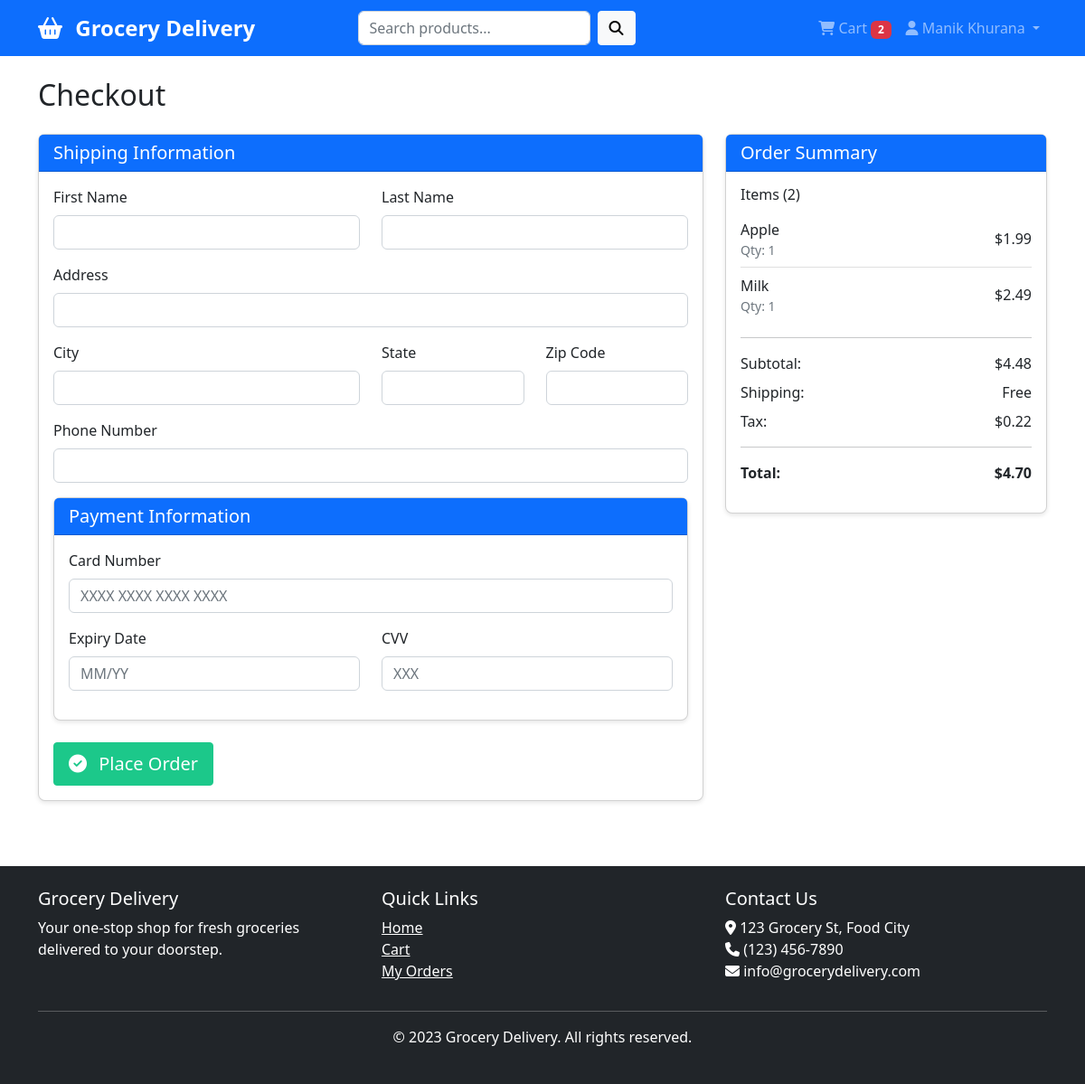
The page /checkout (signed in) on the database its author committed.
### app.py (models this page shows, shortened)
class CartItem(db.Model):
    id = db.Column(db.Integer, primary_key=True)
    user_id = db.Column(db.Integer, db.ForeignKey('user.id'), nullable=False)
    product_id = db.Column(db.Integer, db.ForeignKey('product.id'), nullable=False)
    quantity = db.Column(db.Integer, default=1)
    user = db.relationship('User', backref=db.backref('cart_items', lazy=True))
    product = db.relationship('Product', backref=db.backref('cart_items', lazy=True))

class Product(db.Model):
    id = db.Column(db.Integer, primary_key=True)
    name = db.Column(db.String(100), nullable=False)
    description = db.Column(db.Text, nullable=True)
    price = db.Column(db.Float, nullable=False)
    image = db.Column(db.String(200), nullable=True)
    stock = db.Column(db.Integer, default=0)
    category_id = db.Column(db.Integer, db.ForeignKey('category.id'), nullable=False)

### app.py (the view, shortened to what this page needs)
@app.route('/checkout', methods=['GET', 'POST'])
def checkout():
    if 'user_id' not in session:
        return redirect(url_for('login'))
    cart_items = CartItem.query.filter_by(user_id=session['user_id']).all()
    if not cart_items:
        flash('Your cart is empty!')
        return redirect(url_for('cart'))
    total = get_cart_total()
    return render_template('checkout.html',
                           cart_items=cart_items,
                           total=total,
                           cart_count=get_cart_count())

### app.py (called while the page is built)
def get_cart_count():
    if 'user_id' in session:
        return CartItem.query.filter_by(user_id=session['user_id']).count()
    return 0

def get_cart_total():
    if 'user_id' in session:
        cart_items = CartItem.query.filter_by(user_id=session['user_id']).all()
        total = 0
        for item in cart_items:
            total += item.product.price * item.quantity
        return total
    return 0

@app.context_processor
def inject_cart_count():
    from flask import session
    cart = session.get('cart', {})  # Get the cart from the session
    cart_count = sum(cart.values())  # Count how many items are in the cart
    return dict(cart_count=cart_count)

### templates/checkout.html (shortened to what this page needs)
{% extends 'base.html' %}
{% block content %}
<h2 class="mb-4">Checkout</h2>
<div class="row">
    <div class="col-md-8">
        <div class="card mb-4">
            <div class="card-header bg-primary text-white">
                <h5 class="mb-0">Shipping Information</h5>
            </div>
            <div class="card-body">
                <form method="post" id="checkout-form">
                    <div class="row">
                        <div class="col-md-6 mb-3">
                            <label for="first_name" class="form-label">First Name</label>
                            <input type="text" class="form-control" id="first_name" name="first_name" required>
                        </div>
                        <div class="col-md-6 mb-3">
                            <label for="last_name" class="form-label">Last Name</label>
                            <input type="text" class="form-control" id="last_name" name="last_name" required>
                        </div>
                    </div>
                    <div class="mb-3">
                        <label for="address" class="form-label">Address</label>
                        <input type="text" class="form-control" id="address" name="address" required>
                    </div>
                    <div class="row">
                        <div class="col-md-6 mb-3">
                            <label for="city" class="form-label">City</label>
                            <input type="text" class="form-control" id="city" name="city" required>
                        </div>
                        <div class="col-md-3 mb-3">
                            <label for="state" class="form-label">State</label>
                            <input type="text" class="form-control" id="state" name="state" required>
                        </div>
                        <div class="col-md-3 mb-3">
                            <label for="zip" class="form-label">Zip Code</label>
                            <input type="text" class="form-control" id="zip" name="zip" required>
                        </div>
                    </div>
                    <div class="mb-3">
                        <label for="phone" class="form-label">Phone Number</label>
                        <input type="tel" class="form-control" id="phone" name="phone" required>
                    </div>
                    <div class="card mb-4">
                        <div class="card-header bg-primary text-white">
                            <h5 class="mb-0">Payment Information</h5>
                        </div>
                        <div class="card-body">
                            <div class="mb-3">
                                <label for="card_number" class="form-label">Card Number</label>
                                <input type="text" class="form-control" id="card_number" name="card_number" placeholder="XXXX XXXX XXXX XXXX" required>
                            </div>
                            <div class="row">
                                <div class="col-md-6 mb-3">
                                    <label for="expiry" class="form-label">Expiry Date</label>
                                    <input type="text" class="form-control" id="expiry" name="expiry" placeholder="MM/YY" required>
                                </div>
                                <div class="col-md-6 mb-3">
                                    <label for="cvv" class="form-label">CVV</label>
                                    <input type="text" class="form-control" id="cvv" name="cvv" placeholder="XXX" required>
                                </div>
                            </div>
                        </div>
                    </div>
                    <button type="submit" class="btn btn-success btn-lg">
                        <i class="fas fa-check-circle me-2"></i> Place Order
                    </button>
                </form>
            </div>
        </div>
    </div>
    <div class="col-md-4">
        <div class="card">
            <div class="card-header bg-primary text-white">
                <h5 class="mb-0">Order Summary</h5>
            </div>
            <div class="card-body">
                <div class="mb-3">
                    <h6>Items ({{ cart_items|length }})</h6>
                    <ul class="list-group list-group-flush">
                        {% for item in cart_items %}
                        <li class="list-group-item d-flex justify-content-between align-items-center px-0">
                            <div>
                                <span>{{ item.product.name }}</span>
                                <small class="text-muted d-block">Qty: {{ item.quantity }}</small>
                            </div>
                            <span>${{ "%.2f"|format(item.product.price * item.quantity) }}</span>
                        </li>
                        {% endfor %}
                    </ul>
                </div>
                <hr>
                <div class="d-flex justify-content-between mb-2">
                    <span>Subtotal:</span>
                    <span>${{ "%.2f"|format(total) }}</span>
                </div>
                <div class="d-flex justify-content-between mb-2">
                    <span>Shipping:</span>
                    <span>Free</span>
                </div>
                <div class="d-flex justify-content-between mb-2">
                    <span>Tax:</span>
                    <span>${{ "%.2f"|format(total * 0.05) }}</span>
                </div>
                <hr>
                <div class="d-flex justify-content-between mb-3 fw-bold">
                    <span>Total:</span>
                    <span>${{ "%.2f"|format(total * 1.05) }}</span>
                </div>
            </div>
        </div>
    </div>
</div>
{% endblock %}

### static/css/style.css (style rules this page uses)
body { font-family: "Segoe UI", Tahoma, Geneva, Verdana, sans-serif; min-height: 100vh; display: flex; flex-direction: column; }
.card { border-radius: 0.5rem; box-shadow: 0 2px 5px rgba(0, 0, 0, 0.1); transition: transform 0.3s ease, box-shadow 0.3s ease; }
.btn { border-radius: 0.25rem; }
.btn-success { background-color: #1cc88a; border-color: #1cc88a; }
.list-group-item { transition: background-color 0.3s ease; }

### rows shown on the page
CartItem: product.name "Apple", quantity "1"
Product: item.product.price*item.quantity "1.99"
CartItem: product.name "Milk", quantity "1"
Product: item.product.price*item.quantity "2.49"

### other values the page prints
{{ cart_count }} "2"
{{ session.username }} "Manik Khurana"
{{ cart_items|length }} "2"
{{ "%.2f"|format(total) }} "4.48"
{{ "%.2f"|format(total * 0.05) }} "0.22"
{{ "%.2f"|format(total * 1.05) }} "4.70"
